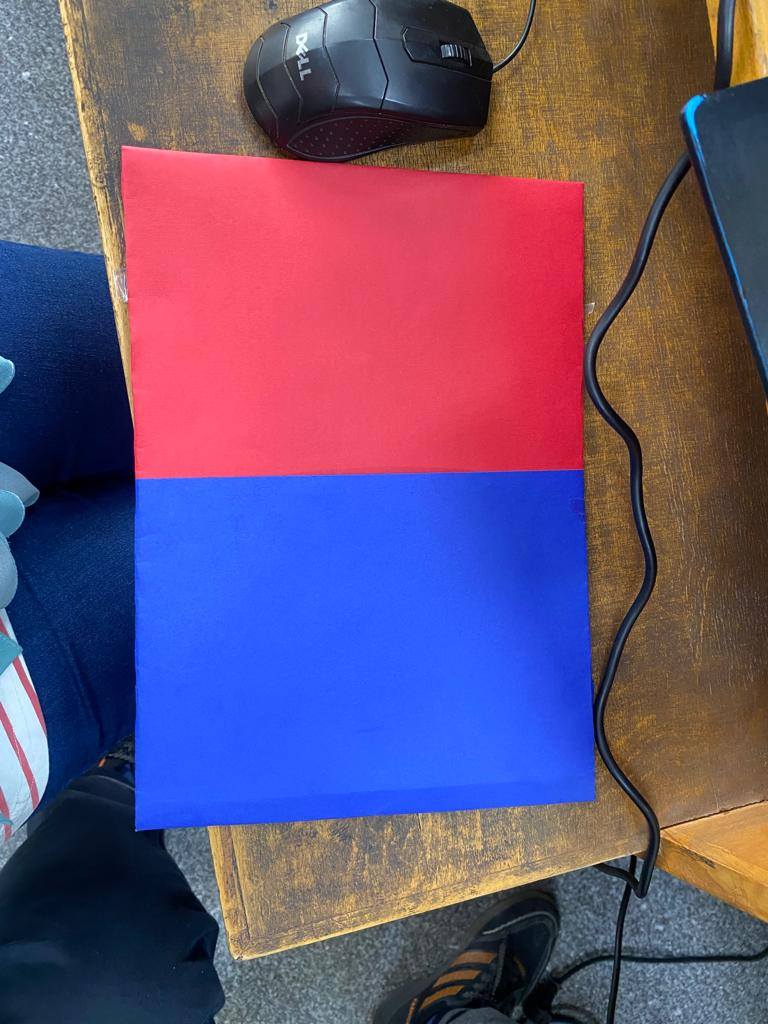
#> input picture src/WhatsApp Image 2023-04-12 at 2.58.23 PM (1).jpeg, 768 x 1024 px; its folder holds only this picture in this run
$ python -i preprocessing_utils.py   (imports and definitions only)
#> lines starting #> are read from the running program, lines starting #| are printed output that depends on the picture
# Utils for preprocessing
from utils import *

# [106 lines left out: functions calculate_shadow_mask, flip_horizontal, equalizeV, not called in this run]


def shadow_remove(img):
    '''
    function to remove the shadow from the image
    img:bgr img
    @return RGB image with shadow assumed to be removed 😂
    '''
    img = cv2.cvtColor(img, cv2.COLOR_BGR2RGB)  # Convert it to Gray

    rgb_planes = cv2.split(img)
    result_norm_planes = []
    for plane in rgb_planes:
        dilated_img = cv2.dilate(plane, np.ones((2, 2), np.uint8))
        bg_img = cv2.medianBlur(dilated_img, 9)
        diff_img = 255 - cv2.absdiff(plane, bg_img)
        # print(diff_img)
        norm_img = cv2.normalize(
            diff_img, None, alpha=0, beta=255, norm_type=cv2.NORM_MINMAX, dtype=cv2.CV2_8UC1)
        result_norm_planes.append(norm_img)
    shadow_removed = cv2.merge(result_norm_planes)

    return shadow_removed


# [60 lines left out: functions cut_fingers, gammaCorrection, YCrCb_Mask, RGB_Mask, not called in this run]

>>> import cv2
>>> picture = cv2.imread('../WhatsApp Image 2023-04-12 at 2.58.23 PM (1).jpeg')
#> picture is the input picture: shape (1024, 768, 3); mean B, G, R 116.8, 82.4, 105.5
>>> result = shadow_remove(picture)
#> the loop in shadow_remove, `for plane in rgb_planes:` made 1 pass
#> pass 1, in shadow_remove, `dilated_img = cv2.dilate(plane, np.ones((2, 2), np.uint8))`:
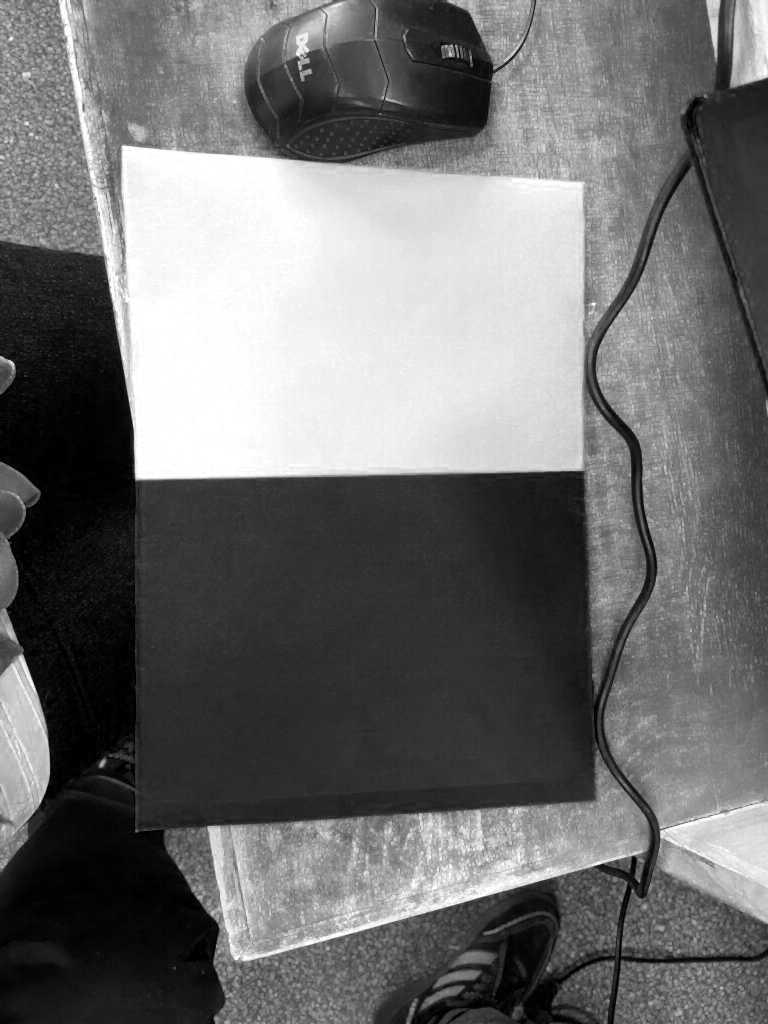
#> dilated_img: shape (1024, 768); min 0, max 255, mean 110.6
#> pass 1, in shadow_remove, `diff_img = 255 - cv2.absdiff(plane, bg_img)`:
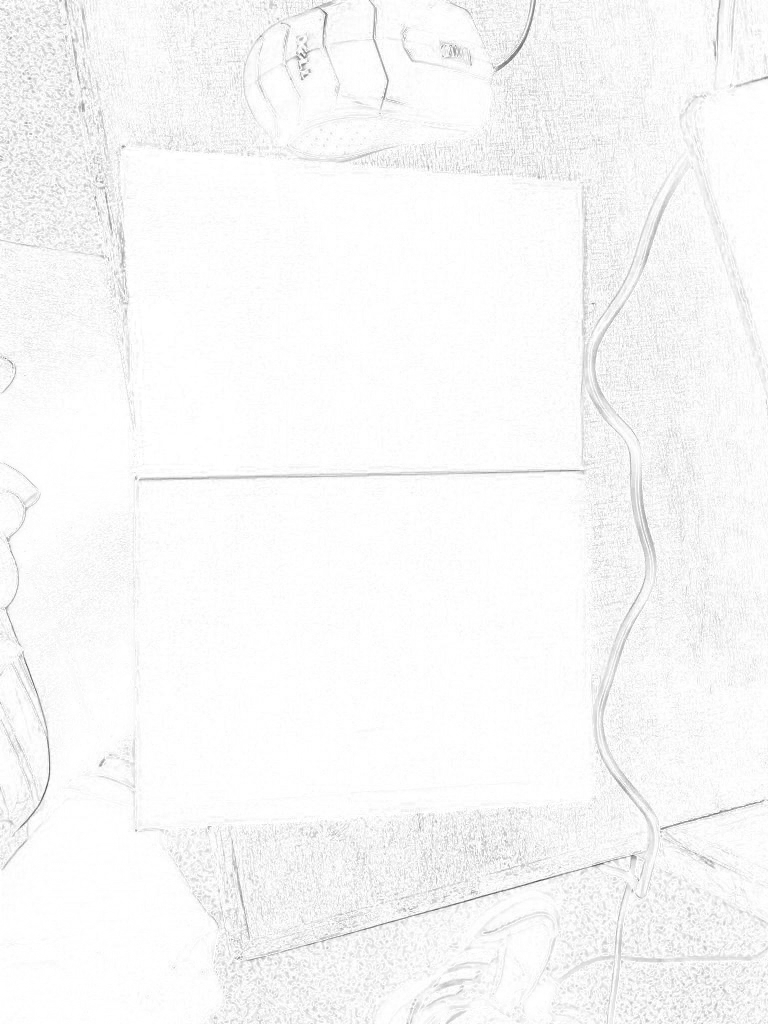
#> diff_img: shape (1024, 768); min 83, max 255, mean 248.1
#> after the loop in shadow_remove, `for plane in rgb_planes:`: result_norm_planes = []
#> (the run stopped early here; a loop or call above may not have finished)
